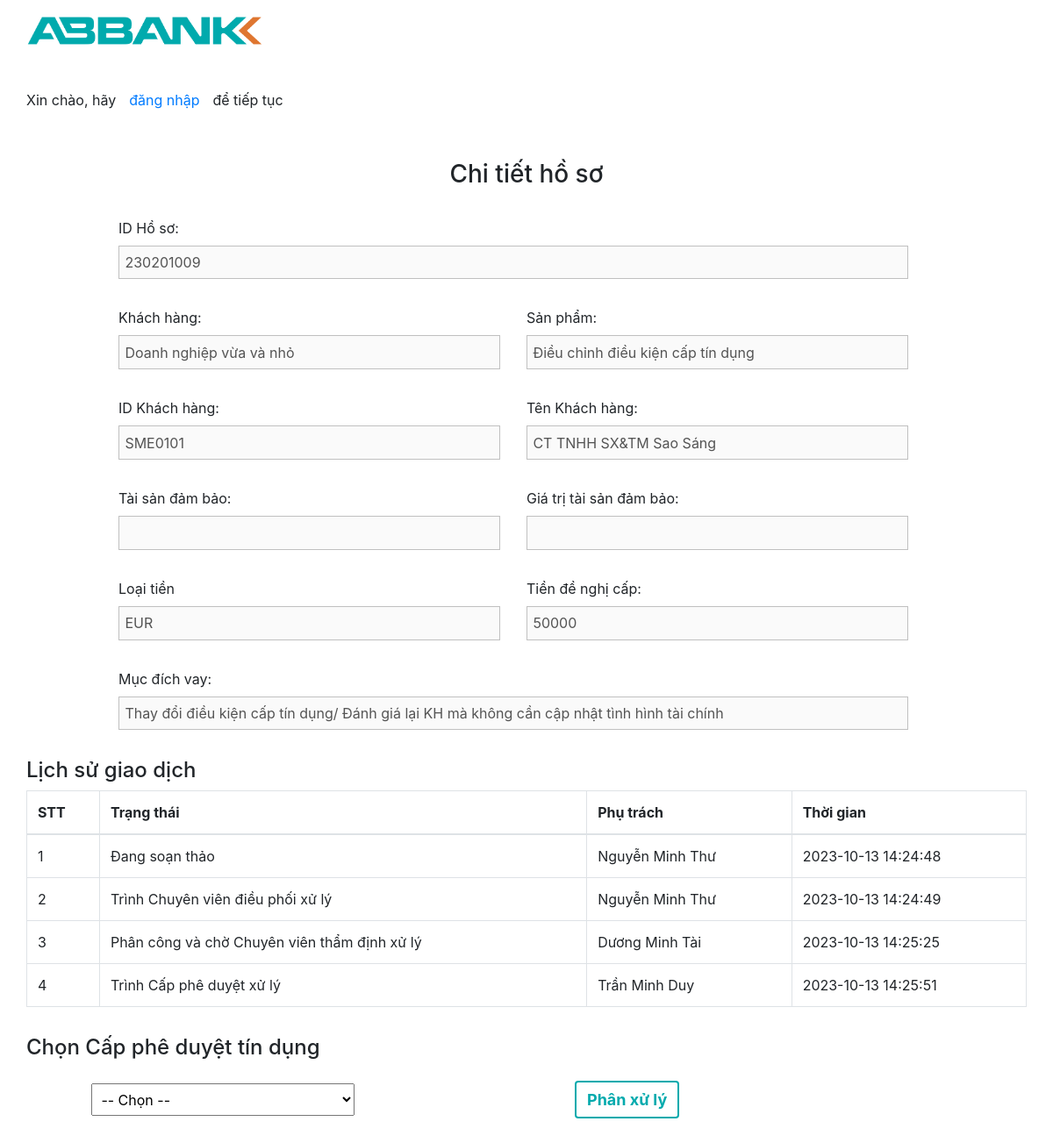
The app's page /abbank/views/hsdppd.php?id=230201009 with its own data.
### tables this page shows
CREATE TABLE `hs_td` (
  `ma_hs` int(10) NOT NULL,
  `ma_kh` varchar(10) NOT NULL,
  `ma_sp` varchar(10) NOT NULL,
  `ma_tien` varchar(10) NOT NULL,
  `so_tien` bigint(30) NOT NULL,
  `tsdb` text DEFAULT NULL,
  `gt_tsdb` bigint(30) DEFAULT NULL,
  `muc_dich` text NOT NULL
);

CREATE TABLE `loai_kh` (
  `ma_loai_kh` varchar(10) NOT NULL,
  `ten_loai_kh` varchar(100) NOT NULL
);

CREATE TABLE `loai_sp` (
  `ma_sp` varchar(10) NOT NULL,
  `ten_sp` varchar(100) NOT NULL
);

CREATE TABLE `khach_hang` (
  `ma_kh` varchar(10) NOT NULL,
  `ten_kh` varchar(100) NOT NULL,
  `ma_loai_kh` varchar(10) NOT NULL,
  `ma_dvkd` int(10) DEFAULT NULL
);

CREATE TABLE `ls_gd` (
  `ma_lsgd` int(10) NOT NULL,
  `ma_hs` int(10) NOT NULL,
  `ma_tt` varchar(30) NOT NULL,
  `ma_ns` varchar(10) NOT NULL,
  `thoi_gian` datetime NOT NULL
);

CREATE TABLE `trang_thai` (
  `ma_tt` varchar(30) NOT NULL,
  `ten_tt` varchar(100) NOT NULL
);

CREATE TABLE `nhan_su` (
  `ma_ns` varchar(10) NOT NULL,
  `ten_ns` varchar(30) NOT NULL,
  `role` varchar(30) NOT NULL,
  `ma_dvkd` int(10) NOT NULL,
  `password` varchar(10) NOT NULL
);

### abbank/module/db_module.php (called while the page is built, shortened)
<?php
function chayTruyVanTraVeDL($link, $q)
{
	$result = mysqli_query($link, $q);
	return $result;
}
?>

### abbank/views/hsdppd.php (the view, shortened to what this page needs)
<?php
@include_once('../module/db_module.php');
$link = null;
$mahs = $_GET['id'];
?>
<!DOCTYPE html>
<html>
<head>
    <link rel="stylesheet" href="https://cdnjs.cloudflare.com/ajax/libs/font-awesome/6.4.0/css/all.min.css">
    <link rel="stylesheet" href="/abbank/css/style.css">
    <link rel="stylesheet" href="https://cdn.jsdelivr.net/npm/bootstrap@4.6.2/dist/css/bootstrap.min.css">
</head>
<body>
    <?php
    include ("header.php");
    ?>
    <div class="container-fluid" style="justify-content:space-between; margin: 2rem 0;">
        <form style="width: 900px">
            <h3 style="text-align: center;">Chi tiết hồ sơ</h3>
            <?php
            $result = chayTruyVanTraVeDL($link, " select * from hs_td where ma_hs={$mahs}");
            $cths = mysqli_fetch_assoc($result);
            echo"
            <div class='row' >
                <div class='col'>
                    <label class='row'>ID Hồ sơ:</label>
                    <input class='row' name='idhs' type='text' value='".$cths['ma_hs']."' disabled/>
                </div>
            </div> ";
            $timkh = chayTruyVanTraVeDL($link, "select * from khach_hang where ma_kh = '{$cths['ma_kh']}' ");
            $tkh = mysqli_fetch_assoc($timkh);
            $timlkh = chayTruyVanTraVeDL($link, "select * from loai_kh where ma_loai_kh = '{$tkh['ma_loai_kh']}' ");
            $lkh = mysqli_fetch_assoc($timlkh);
            echo"
            <div class='row'>
                <div class='col'>
                    <label class='row'>Khách hàng:</label>
                    <input class='row' name='kh' type='text' value='".$lkh['ten_loai_kh']."' disabled/>
                </div> ";
                $timtsp = chayTruyVanTraVeDL($link, "select * from loai_sp where ma_sp = '{$cths['ma_sp']}' ");
                $tsp = mysqli_fetch_assoc($timtsp);
                echo"
                <div class='col'>
                    <label class='row'>Sản phẩm:</label>
                    <input class='row' name='sp' type='text' value='".$tsp['ten_sp']."' disabled/>
                </div>
            </div>
            <div class='row'>
                <div class='col'>
                    <label class='row'>ID Khách hàng:</label>
                    <input class='row' name='idkh' type='text' value='".$cths['ma_kh']."' disabled/>
                </div>
                <div class='col'>
                    <label class='row'>Tên Khách hàng:</label>
                    <input class='row' name='tenkh' type='text' value='".$tkh['ten_kh']."' disabled/>
                </div>
            </div>
            <div class='row' >
                <div class='col'>
                    <label class='row' for='tsdb'>Tài sản đảm bảo: </label>
                    <input class='row' id='tsdb' name='tsdb' type='text' value='".$cths['tsdb']."' disabled/>
                </div>
                <div class='col'>
                    <label class='row' for='gt'>Giá trị tài sản đảm bảo: </label>
                    <input class='row' id='gt' name='gt' type='numberic' value='".$cths['gt_tsdb']."' disabled/>
                </div>
            </div>
            <div class='row' >
                <div class='col'>
                    <label class='row' >Loại tiền</label>
                    <input class='row' name='ma_tien' type='text' value='".$cths['ma_tien']."' disabled/>
                </div>
                <div class='col'>
                    <label class='row'>Tiền đề nghị cấp: </label>
                    <input class='row' name='so_tien' type='numberic' value='".$cths['so_tien']."' disabled/>
                </div>
            </div>
            <div class='row' >
                <div class='col'>
                    <label class='row'>Mục đích vay: </label>
                    <input class='row' name='muc_dich' type='text' value='".$cths['muc_dich']."' disabled/>
                </div>
            </div>
            "?>
        </form>
    </div>
    <div class="container-fluid" style="margin: 2rem 0;">
        <div class="container-fluid">
        <h4>Lịch sử giao dịch</h4>
        <table class="table table-bordered" style="padding: 0 30px;">
            <thead>
                <tr>
                <th scope="col">STT</th>
                <th scope="col">Trạng thái</th>
                <th scope="col">Phụ trách</th>
                <th scope="col">Thời gian</th>
                </tr>
            </thead>
            <tbody>
                <tr>
                <?php
                    $result = chayTruyVanTraVeDL($link, "select * from ls_gd where ma_hs = {$mahs} order by thoi_gian ");
                    $stt=0;
                    while ($lshs = mysqli_fetch_assoc($result)) {
                        $stt +=1;
                        echo "
                        <tr>
                            <td>".$stt."</td>";
                            $timtt = chayTruyVanTraVeDL($link, "select * from trang_thai where ma_tt = '{$lshs['ma_tt']}' ");
                            $tentt = mysqli_fetch_assoc($timtt);
                            echo"
                            <td>".$tentt['ten_tt']." </td>";
                            $timten = chayTruyVanTraVeDL($link, "select * from nhan_su where ma_ns = '{$lshs['ma_ns']}' ");
                            $tenns = mysqli_fetch_assoc($timten);
                            echo"
                            <td>".$tenns['ten_ns']."</td>
                            <td>".$lshs['thoi_gian']."</td>
                        </tr>
                    ";};
                ?>
                </tr>
            </tbody>
        </table>
        </div>
    </div>
    <div class="container-fluid" style="margin-bottom: 2rem;">
        <div class="container-fluid">
        <h4>Chọn Cấp phê duyệt tín dụng</h4>
            <?php
            echo"
            <form  action=xulydp.php?id=".$mahs." method='post'>
            ";?>
            <div class="row">
                <div class="col align-self-center" style="margin: 0 2rem; ">
                    <select class="row" name="ma_ns" style="width:300px; align-items: center;" >
                        <option value="null">-- Chọn --</option>
                    </select>
                </div>
                <div class='col align-self-center' style='margin:0;'>
                    <button type='submit' class='btn-x btn' name='dppheduyet'>Phân xử lý</button>
                </div>
            </div>
            </form>
        </div>
    </div>
</body>
</html>

### abbank/css/style.css (style rules this page uses)
body { font-family: system-ui, sans-serif; }
form div { margin-top: 1rem; }
form { max-width: 90%; margin: 0 auto; }
label { margin-bottom: 0.4rem; display: block; }
input, select, textarea { padding: 0.4rem; width: 100%; }
button { margin: 0.5rem !important; }
input:optional { border: 1px solid silver; }
td { vertical-align: middle !important; }
th { vertical-align: middle !important; }
.btn-x { border: solid 2px #00aaad !important; color: #00aaad !important; font-size: 18px !important; font-weight: bolder !important; }

### records on screen
hs_td: idhs "230201009", idkh "SME0101", ma_tien "EUR", so_tien "50000", muc_dich "Thay đổi điều kiện cấp tín dụng/ Đánh giá lại KH mà không cần cập nhật tình hình tài chính"
loai_kh: kh "Doanh nghiệp vừa và nhỏ"
loai_sp: sp "Điều chỉnh điều kiện cấp tín dụng"
khach_hang: tenkh "CT TNHH SX&TM Sao Sáng"
ls_gd: ma_tt.ten_tt "Đang soạn thảo", ma_ns.ten_ns "Nguyễn Minh Thư", thoi_gian "2023-10-13 14:24:48"
ls_gd: ma_tt.ten_tt "Trình Chuyên viên điều phối xử lý", ma_ns.ten_ns "Nguyễn Minh Thư", thoi_gian "2023-10-13 14:24:49"
ls_gd: ma_tt.ten_tt "Phân công và chờ Chuyên viên thẩm định xử lý", ma_ns.ten_ns "Dương Minh Tài", thoi_gian "2023-10-13 14:25:25"
ls_gd: ma_tt.ten_tt "Trình Cấp phê duyệt xử lý", ma_ns.ten_ns "Trần Minh Duy", thoi_gian "2023-10-13 14:25:51"
